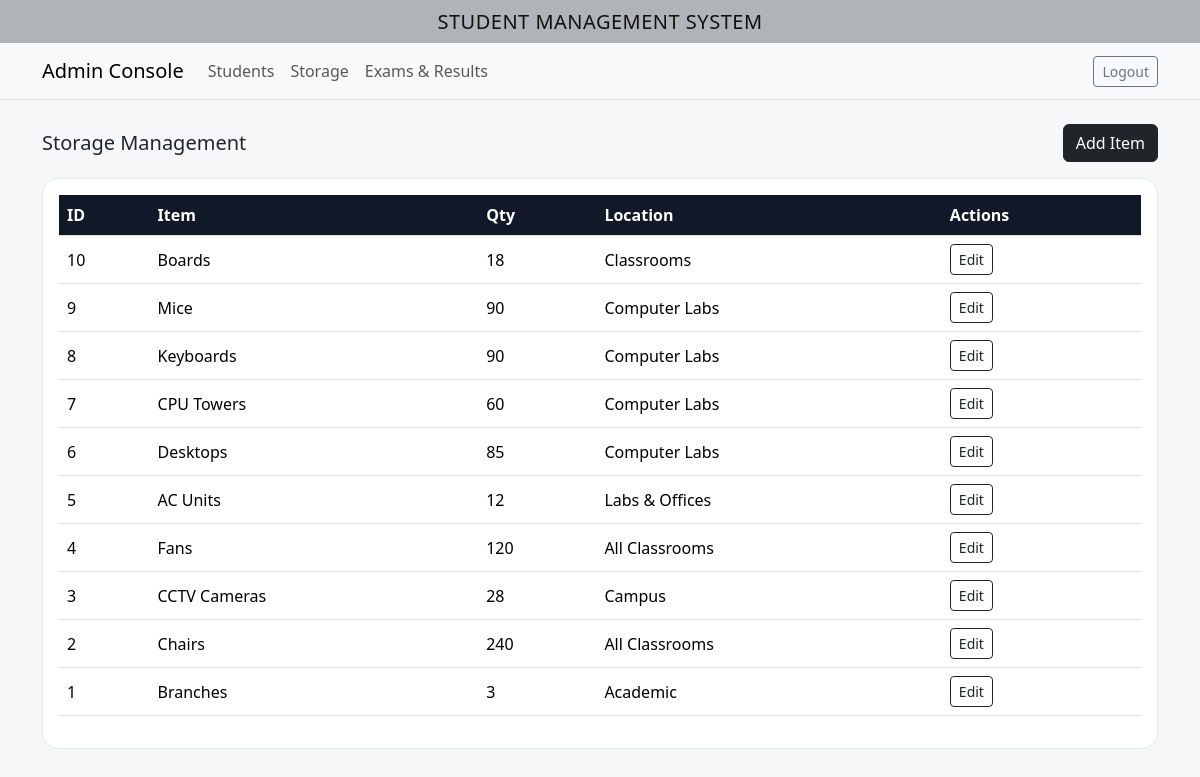
The app's page /inventory (signed in) with its own data.
### tables this page shows
CREATE TABLE inventory (
            id INTEGER PRIMARY KEY AUTOINCREMENT,
            item_name TEXT NOT NULL,
            quantity INTEGER NOT NULL DEFAULT 0,
            location TEXT
        );

### app.py (the view)
@app.route('/inventory')
@login_required
def inventory():
    conn = get_db()
    cur = conn.cursor()
    cur.execute("SELECT * FROM inventory ORDER BY id DESC")
    items = cur.fetchall()
    conn.close()
    return render_template('inventory.html', items=items)

### app.py (called while the page is built)
def login_required(f):
    @wraps(f)
    def wrapper(*args, **kwargs):
        if not session.get("logged_in"):
            return redirect(url_for("login"))
        return f(*args, **kwargs)
    return wrapper

### db.py (called while the page is built)
def get_db():
    conn = sqlite3.connect(DB_PATH)
    conn.row_factory = sqlite3.Row
    return conn

### templates/inventory.html (shortened to what this page needs)
{% extends 'base.html' %}
{% block content %}
<div class="d-flex align-items-center justify-content-between mb-3">
  <h5 class="m-0">Storage Management</h5>
  <a class="btn btn-dark" data-bs-toggle="collapse" href="#addItem">Add Item</a>
</div>
<div class="card">
  <div class="card-body">
    <div class="table-responsive">
      <table class="table table-hover align-middle">
        <thead>
          <tr>
            <th>ID</th><th>Item</th><th>Qty</th><th>Location</th><th>Actions</th>
          </tr>
        </thead>
        <tbody>
        {% for i in items %}
          <tr>
            <td>{{ i.id }}</td>
            <td>{{ i.item_name }}</td>
            <td>{{ i.quantity }}</td>
            <td>{{ i.location }}</td>
            <td>
              <a class="btn btn-sm btn-outline-dark" href="{{ url_for('edit_inventory', item_id=i.id) }}">Edit</a>
            </td>
          </tr>
        {% endfor %}
        </tbody>
      </table>
    </div>
  </div>
</div>
{% endblock %}

### templates/base.html (shortened to what this page needs)
<!doctype html>
<html lang="en">
<head>
  <link href="https://cdn.jsdelivr.net/npm/bootstrap@5.3.3/dist/css/bootstrap.min.css" rel="stylesheet">
  <link rel="stylesheet" href="{{ url_for('static', filename='css/style.css') }}">
</head>
<body>
  <div class="brand-bar text-center shadow-sm">
    <h1>STUDENT MANAGEMENT SYSTEM </h1>
  </div>
  <nav class="navbar navbar-expand-lg bg-body-tertiary border-bottom">
    <div class="container">
      <a class="navbar-brand" href="{{ url_for('dashboard') }}">Admin Console</a>
      <div class="collapse navbar-collapse">
        <ul class="navbar-nav me-auto mb-2 mb-lg-0">
          <li class="nav-item"><a class="nav-link" href="{{ url_for('students') }}">Students</a></li>
          <li class="nav-item"><a class="nav-link" href="{{ url_for('inventory') }}">Storage</a></li>
          <li class="nav-item"><a class="nav-link" href="{{ url_for('exams_index') }}">Exams & Results</a></li>
        </ul>
        {% if session.get('logged_in') %}
          <a class="btn btn-outline-secondary btn-sm" href="{{ url_for('logout') }}">Logout</a>
        {% endif %}
      </div>
    </div>
  </nav>
  <main class="container my-4">
    {% block content %}{% endblock %}
  </main>
</body>
</html>

### static/css/style.css (style rules this page uses)
body { background:#f6f7f9; }
.brand-bar { background:#b0b3b8; color:#111; }
.brand-bar h1 { font-size:1.25rem; margin:0; padding:0.6rem 0; letter-spacing:.5px; }
.card { border-radius:1rem; border:1px solid #e5e7eb; }
.table thead th { background:#111827; color:#fff; }

### records on screen
inventory: id "10", item_name "Boards", quantity "18", location "Classrooms"
inventory: id "9", item_name "Mice", quantity "90", location "Computer Labs"
inventory: id "8", item_name "Keyboards", quantity "90", location "Computer Labs"
inventory: id "7", item_name "CPU Towers", quantity "60", location "Computer Labs"
inventory: id "6", item_name "Desktops", quantity "85", location "Computer Labs"
inventory: id "5", item_name "AC Units", quantity "12", location "Labs & Offices"
inventory: id "4", item_name "Fans", quantity "120", location "All Classrooms"
inventory: id "3", item_name "CCTV Cameras", quantity "28", location "Campus"
inventory: id "2", item_name "Chairs", quantity "240", location "All Classrooms"
inventory: id "1", item_name "Branches", quantity "3", location "Academic"
